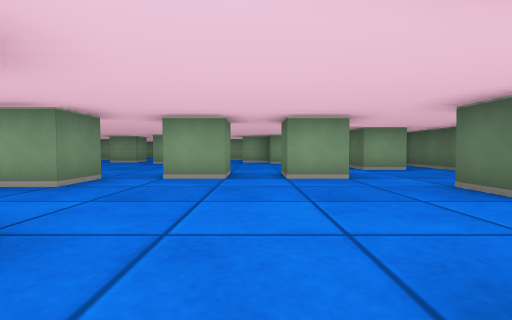
[1] (above)

19 first-person views from a walk through a cub3D ray-caster map. The camera is about half as high as the walls, tilts 2° down and sees 85° across. The floor is counted in squares. Each view is taken from the middle of a square. On the plan, view 1 faces up. The plan holds only what a view shows up to about 9 squares ahead; the rest is blank.

[2]
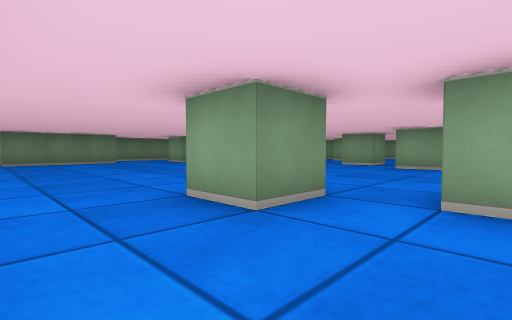

[3]
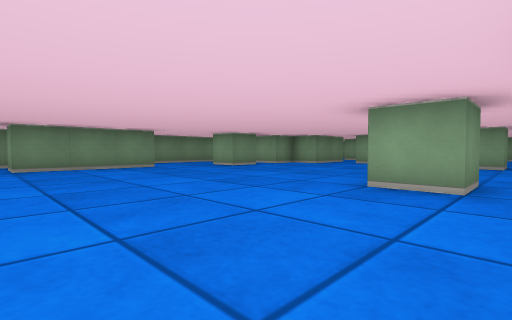

[4]
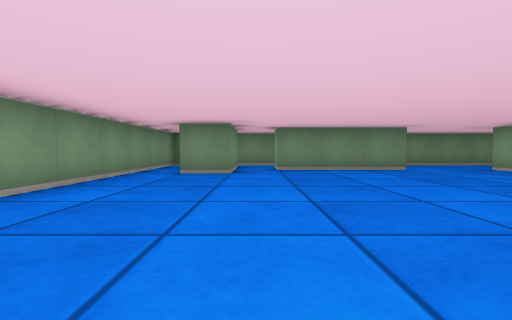

[5]
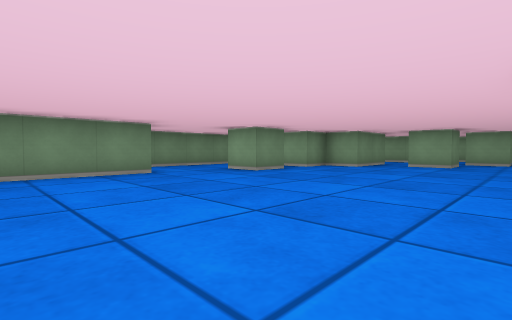

[6]
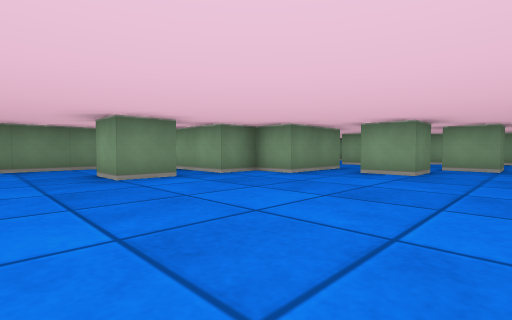

[7]
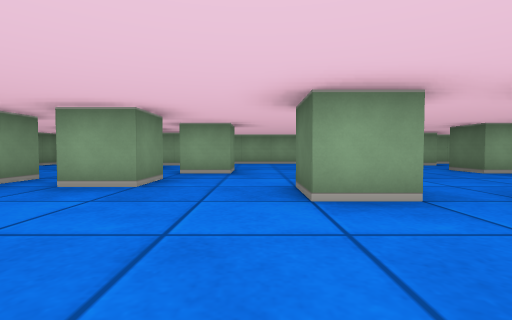

[8]
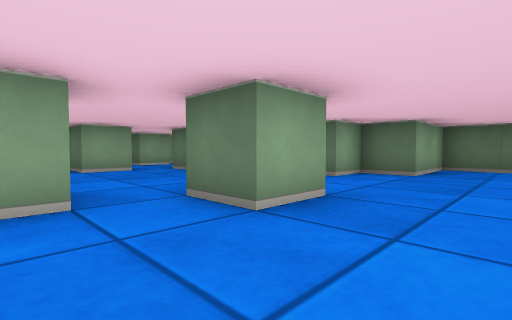

[9]
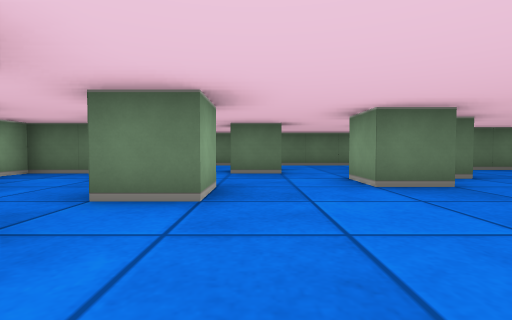

[10]
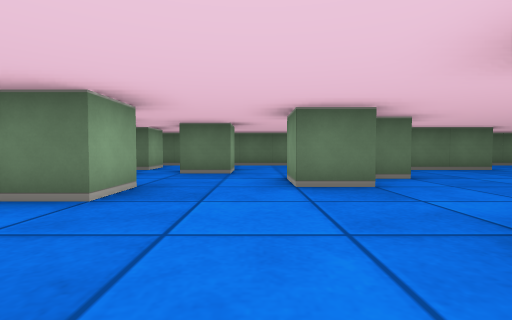

[11]
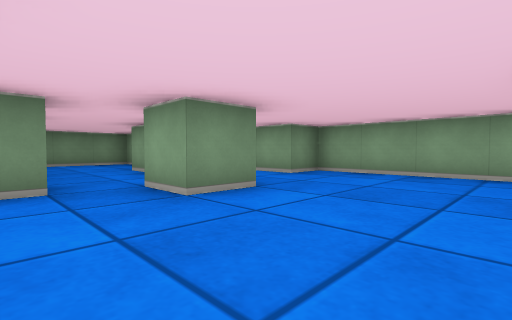

[12]
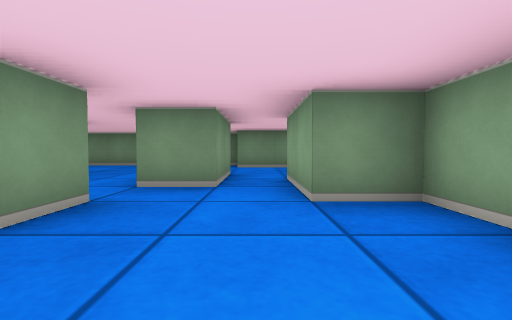

[13]
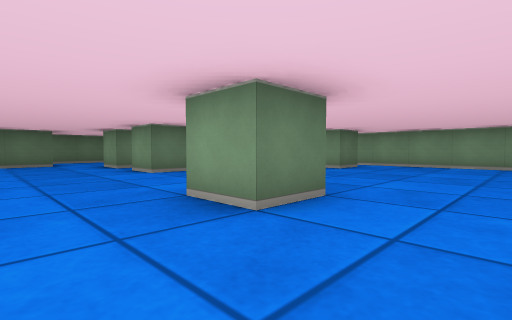

[14]
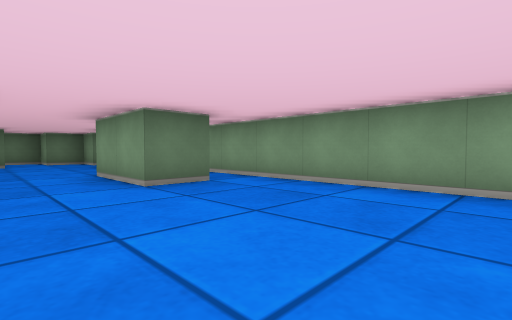

[15]
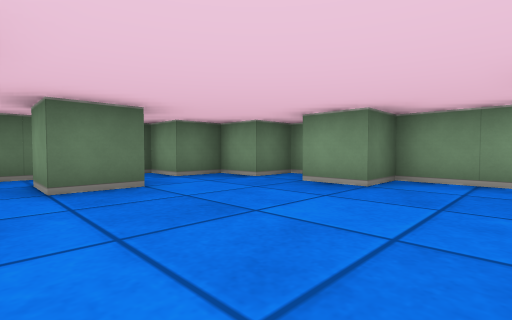

[16]
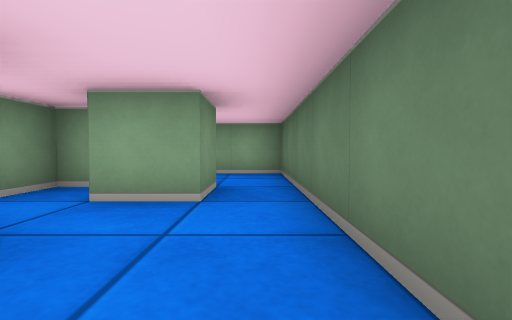

[17]
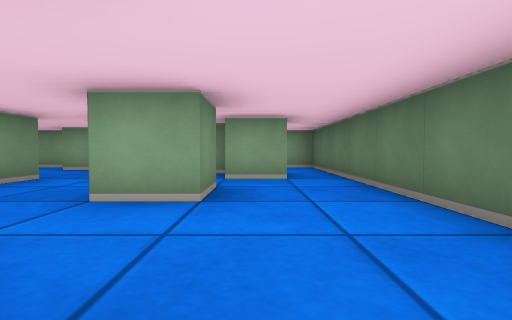

[18]
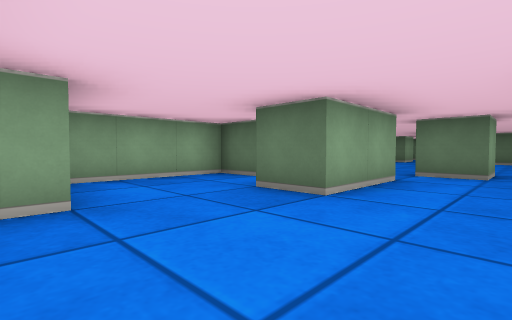

[19]
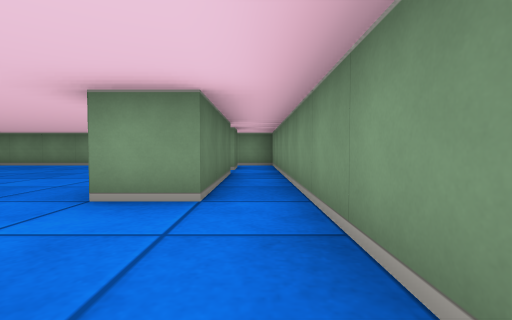

### Floor plan
Points are (right, up) in squares from view 1. A wall is a line through its corners. A room is listed if a view was taken in it or the views show most of it. See-through windows are left out.
Room 1 (views 1, 2, 3, 4, 5, 6, 7, 8, 9, 10, 11, 12, 13, 14, 15, 16, 17, 19)
walls: (-4.5, 6.5) (-4.5, 5.5) (-5.5, 5.5) (-5.5, 6.5) (-4.5, 6.5); (-2.4, 9.5) (-3.5, 9.5) (-3.5, 10.5); (-4.5, 11.5) (-4.5, 10.5) (-5.5, 10.5) (-5.5, 11.5); (-1.5, 5.5) (-0.5, 5.5) (-0.5, 4.5) (-1.5, 4.5) (-1.5, 5.5); (-2.5, 4.5) (-2.5, 3.5) (-3.5, 3.5); (-7.5, 12.6) (-7.5, 11.5) (-8.5, 11.5); (-6.5, 13.5) (-7.5, 13.5) (-7.5, 14.5) (-6.5, 14.5) (-6.5, 13.5); (-0.5, 13.5) (-1.5, 13.5) (-1.5, 14.5); (-10.5, 8.6) (-10.5, 7.5) (-11.5, 7.5); (1.6, 4.5) (0.5, 4.5) (0.5, 5.5) (1.5, 5.5); (-2.5, 14.5) (-3.5, 14.5) (-3.5, 15.5); (-9.5, 12.5) (-9.5, 10.5) (-10.5, 10.5) (-10.5, 9.5) (-12.4, 9.5); (-0.5, 14.5) (-0.5, 13.8); (-3.5, 0.4) (-3.5, 1.5) (-1.5, 1.5); (3.6, 6.5) (2.5, 6.5) (2.5, 9.5) (0.5, 9.5) (0.5, 10.5) (-0.5, 10.5) (-0.5, 11.5) (0.5, 11.5); (-11.5, 5.5) (-11.5, 2.5) (-12.5, 2.5) (-12.5, 5.5) (-11.5, 5.5); (2.5, 13.5) (2.5, 12.5) (1.5, 12.5) (1.5, 13.5); (2.5, 2.4) (2.5, 3.5) (3.5, 3.5); (-8.5, 15.5) (-8.5, 14.5) (-9.5, 14.5); (4.5, 10.1) (4.5, 14.5); (-0.5, 16.5) (-1.5, 16.5) (-1.5, 17.1); (-13.5, 9.2) (-13.5, 0.5); (-2.1, 17.5) (-7.5, 17.5) (-7.5, 16.5) (-8.5, 16.5); (1.5, 16.2) (1.5, 17.5) (0.9, 17.5); (2.5, 15.5) (1.5, 15.5); (3.5, 14.5) (2.5, 14.5); (2.5, -0.5) (2.5, 0.5) (3.5, 0.5) (3.5, 1.5) (4.5, 1.5) (4.5, 8.4); (-12.5, 0.5) (-12.5, 1.5) (-10.5, 1.5) (-10.5, 0.5); (-12.5, -0.5) (0.5, -0.5) (0.5, 0.5) (1.5, 0.5)
ways out: opening at (-10, 13.5) to room 2; opening at (-9, 16) to room 2; opening at (4, 15) to room 3; opening at (-13, 1) to room 4; opening at (-11.5, 0) to room 4
Room 2 (view 18)
walls: (-13.5, 15.5) (-13.5, 10.9); (-9.5, 14.5) (-10.5, 14.5) (-10.5, 15.5) (-8.5, 15.5); (-12.5, 17.1) (-12.5, 15.5) (-13.2, 15.5); (-8.5, 16.5) (-9.5, 16.5) (-9.5, 17.5) (-12.1, 17.5)
ways out: opening at (-10, 13.5) to room 1; opening at (-9, 16) to room 1
Room 3 (no view inside)
walls: (3.5, 15.5) (3.5, 14.5); (4.5, 14.5) (4.5, 17.5) (3.1, 17.5)
ways out: opening at (4, 15) to room 1
Room 4 (no view inside)
walls: (-13.5, 0.5) (-13.5, -0.5) (-12.5, -0.5)
ways out: opening at (-13, 1) to room 1; opening at (-11.5, 0) to room 1

Where each view was taken, in squares from view 1:
view 1: 0 up, 0 right, facing up
view 2: 2 up, 1 left, facing up-left
view 3: 2 up, 4 left, facing up-left
view 4: 2 up, 5 left, facing left
view 5: 3 up, 6 left, facing up-left
view 6: 6 up, 6 left, facing up-left
view 7: 8 up, 6 left, facing up
view 8: 8 up, 5 left, facing up-right
view 9: 13 up, 4 left, facing right
view 10: 12 up, 4 left, facing right
view 11: 12 up, 4 left, facing up-left
view 12: 16 up, 5 left, facing left
view 13: 8 up, 7 left, facing down-right
view 14: 3 up, 7 left, facing down-right
view 15: 4 up, 1 left, facing down-right
view 16: 12 up, 4 right, facing up
view 17: 10 up, 3 right, facing up
view 18: 13 up, 13 left, facing up-right
view 19: 8 up, 13 left, facing down
